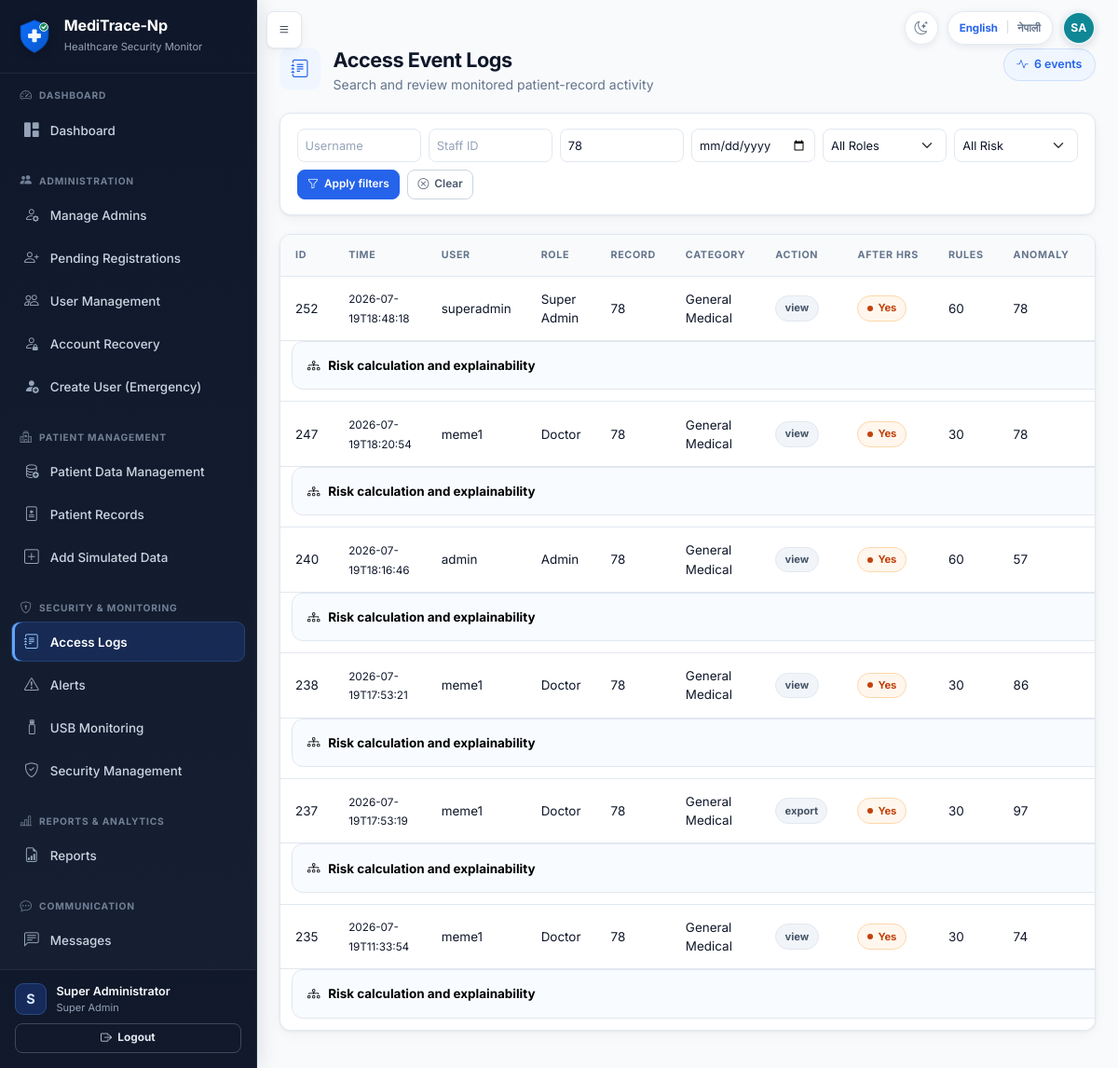
The app's page /admin/events?record_id=78 (signed in), older data.
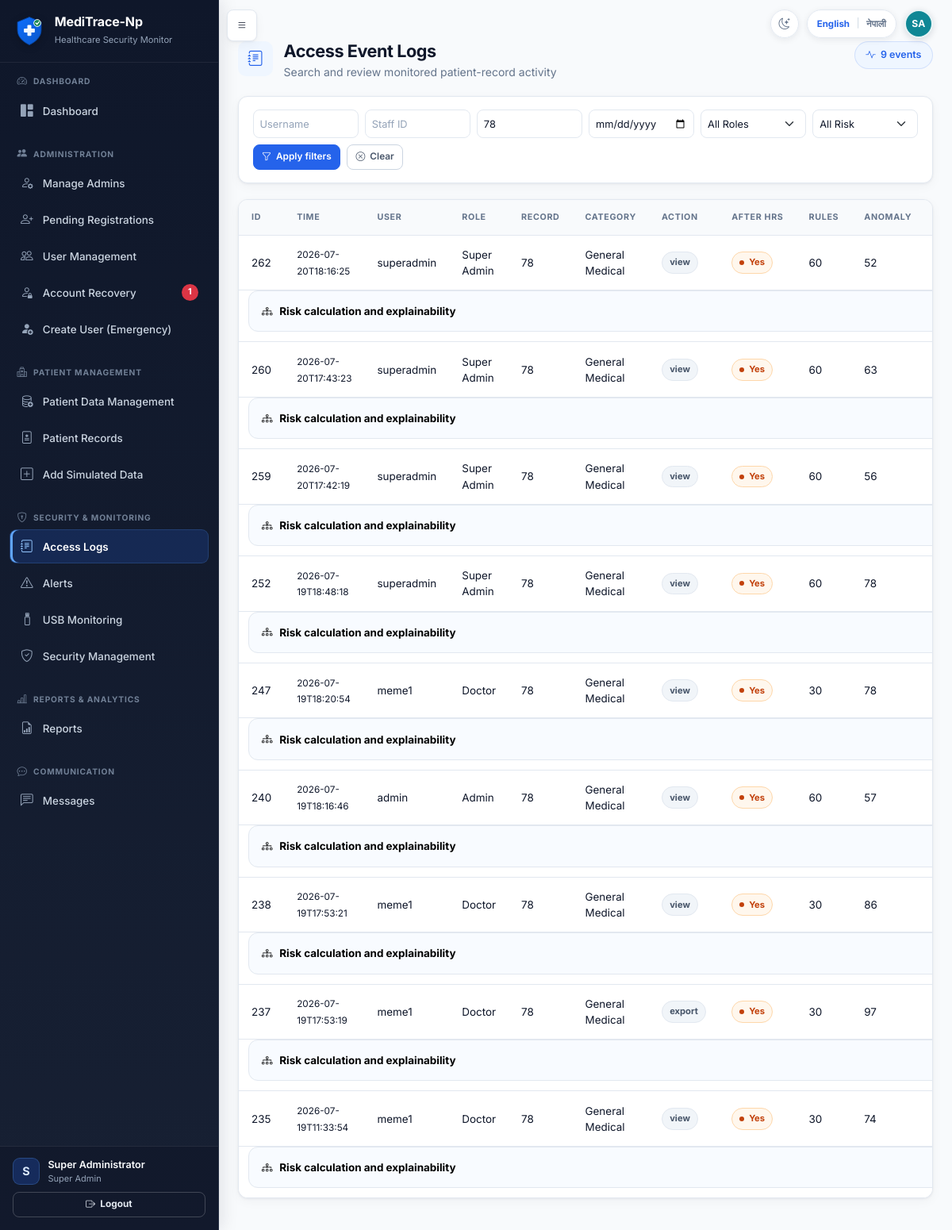
The same page, newer data.
### tables this page shows
CREATE TABLE users (
            id INTEGER PRIMARY KEY AUTOINCREMENT,
            full_name TEXT NOT NULL,
            staff_id TEXT NOT NULL UNIQUE,
            email TEXT NOT NULL UNIQUE,
            username TEXT NOT NULL UNIQUE,
            password_hash TEXT NOT NULL,
            role TEXT NOT NULL,
            department TEXT NOT NULL,
            work_start TEXT NOT NULL,
            work_end TEXT NOT NULL,
            approval_status TEXT NOT NULL DEFAULT 'pending',
            is_active INTEGER NOT NULL DEFAULT 1,
            approved_by INTEGER,
            approved_at TEXT,
            rejection_reason TEXT,
            created_at TEXT NOT NULL,
            last_login TEXT, is_deleted INTEGER NOT NULL DEFAULT 0, failed_attempts INTEGER NOT NULL DEFAULT 0, locked_until TEXT, last_failed_login TEXT, must_change_password INTEGER NOT NULL DEFAULT 0, credential_version INTEGER NOT NULL DEFAULT 0, credentials_changed_at TEXT, credentials_changed_by INTEGER, preferred_language TEXT NOT NULL DEFAULT 'en',
            FOREIGN KEY (approved_by) REFERENCES users(id)
        );

CREATE TABLE access_events (
            id INTEGER PRIMARY KEY AUTOINCREMENT,
            user_id INTEGER NOT NULL,
            username TEXT NOT NULL,
            staff_id TEXT NOT NULL,
            role TEXT NOT NULL,
            department TEXT NOT NULL,
            record_id INTEGER,
            record_category TEXT,
            sensitivity_level TEXT,
            action_type TEXT NOT NULL,
            timestamp TEXT NOT NULL,
            ip_address TEXT,
            computer_name TEXT,
            is_after_hours INTEGER NOT NULL DEFAULT 0,
            is_sensitive INTEGER NOT NULL DEFAULT 0,
            department_match INTEGER NOT NULL DEFAULT 0,
            rule_result TEXT,
            ml_score INTEGER DEFAULT 0,
            final_risk_level TEXT NOT NULL DEFAULT 'Normal',
            alert_created INTEGER NOT NULL DEFAULT 0, rule_score INTEGER, anomaly_score INTEGER, hybrid_score INTEGER, baseline_source TEXT, anomaly_method TEXT, model_version TEXT, model_raw_score REAL, model_confidence TEXT, minimum_risk_override TEXT, human_review_required INTEGER NOT NULL DEFAULT 0, explanation_json TEXT, browser_info TEXT,
            FOREIGN KEY (user_id) REFERENCES users(id),
            FOREIGN KEY (record_id) REFERENCES patient_records(id)
        );

### app.py (the view)
@app.route('/admin/events')
@login_required
@admin_panel_required
def admin_events():
    filters = {
        'username': request.args.get('username'),
        'staff_id': request.args.get('staff_id'),
        'record_id': request.args.get('record_id'),
        'date_from': request.args.get('date_from'),
        'date_to': request.args.get('date_to'),
        'role': request.args.get('role'),
        'department': request.args.get('department'),
        'risk_level': request.args.get('risk_level'),
    }
    filters = {k: v for k, v in filters.items() if v}
    events = get_access_events(filters)
    return render_template('events.html', events=events, filters=filters,
                           roles=Config.ROLES, departments=Config.DEPARTMENTS,
                           risk_levels=Config.RISK_LEVELS)

### templates/events.html (shortened to what this page needs)
{% extends "base.html" %}
{% from "macros.html" import risk_badge, page_header, scoring_explanation %}
{% block content %}
<div class="app-page">
{{ page_header('Access Event Logs', 'Search and review monitored patient-record activity', 'bi-journal-text', events|length ~ ' events', 'bi-activity') }}
<div class="card filter-card"><div class="card-body"><form class="row g-2" method="GET">
    <div class="col-md-2"><input name="username" class="form-control form-control-sm" placeholder="Username" value="{{ filters.get('username','') }}"></div>
    <div class="col-md-2"><input name="staff_id" class="form-control form-control-sm" placeholder="Staff ID" value="{{ filters.get('staff_id','') }}"></div>
    <div class="col-md-2"><input name="record_id" class="form-control form-control-sm" placeholder="Record ID" value="{{ filters.get('record_id','') }}"></div>
    <div class="col-md-2"><input name="date_from" type="date" class="form-control form-control-sm" value="{{ filters.get('date_from','') }}"></div>
    <div class="col-md-2">
        <select name="role" class="form-select form-select-sm">
            <option value="">All Roles</option>
        </select>
    </div>
    <div class="col-md-2">
        <select name="risk_level" class="form-select form-select-sm">
            <option value="">All Risk</option>
        </select>
    </div>
    <div class="col-12 app-actions"><button class="btn btn-primary btn-sm"><i class="bi bi-funnel"></i>Apply filters</button>
    <a href="{{ url_for('admin_events') }}" class="btn btn-outline-secondary btn-sm"><i class="bi bi-x-circle"></i>Clear</a></div>
</form></div></div>
<div class="card"><div class="table-responsive">
    <table class="table table-sm table-striped">
        <thead>
            <tr>
                <th>ID</th><th>Time</th><th>User</th><th>Role</th><th>Record</th>
                <th>Category</th><th>Action</th><th>After Hrs</th><th>Rules</th><th>Anomaly</th><th>Hybrid</th><th>Risk</th><th>Alert</th>
            </tr>
        </thead>
        <tbody>
            {% for e in events %}
            <tr>
                <td>{{ e.id }}</td>
                <td><small>{{ e.timestamp[:19] }}</small></td>
                <td>{{ e.username }}</td>
                <td>{{ tr_display(e.role) }}</td>
                <td>{{ e.record_id or '-' }}</td>
                <td>{{ e.record_category or '-' }}</td>
                <td><span class="status-pill status-neutral">{{ e.action_type }}</span></td>
                <td>{% if e.is_after_hours %}<span class="status-pill status-high"><span class="status-dot"></span>Yes</span>{% else %}<span class="text-muted">No</span>{% endif %}</td>
                <td>{{ e.rule_score if e.rule_score is not none else 'Legacy' }}</td>
                <td>{% if e.anomaly_method == 'legacy_unverified' %}<span title="Historical score not independently verified">{{ e.ml_score }}*</span>{% elif e.anomaly_score is not none %}{{ e.anomaly_score }}{% else %}N/A{% endif %}</td>
                <td>{{ e.hybrid_score if e.hybrid_score is not none else 'Legacy' }}</td>
            </tr>
            <tr class="explainability-table-row"><td colspan="13">{{ scoring_explanation(e) }}</td></tr>
            {% else %}
            <tr><td colspan="13" class="text-center text-muted">No events found.</td></tr>
            {% endfor %}
        </tbody>
    </table>
</div></div></div>
{% endblock %}

### templates/base.html (shortened to what this page needs)
<!DOCTYPE html>
<html lang="{{ current_locale|default('en') }}" data-theme="light">
<head>
    <link href="https://cdn.jsdelivr.net/npm/bootstrap@5.3.2/dist/css/bootstrap.min.css" rel="stylesheet">
    <link href="https://cdn.jsdelivr.net/npm/bootstrap-icons@1.11.1/font/bootstrap-icons.css" rel="stylesheet">
    <link href="{{ url_for('static', filename='css/style.css') }}" rel="stylesheet">
    <link href="{{ url_for('static', filename='css/explainability.css') }}" rel="stylesheet">
    <link href="{{ url_for('static', filename='css/theme.css') }}" rel="stylesheet">
</head>
<body class="{% if current_user.is_authenticated %}has-sidebar{% endif %}">
    {% set language_return_path = request.full_path if request.query_string else request.path %}
    {% macro language_switch(extra_class='') %}
    <form method="POST" action="{{ url_for('change_language') }}" class="language-switch {{ extra_class }}" aria-label="{{ _('Switch language') }}">
        <button type="submit" name="language" value="en" class="language-option{% if current_locale == 'en' %} active{% endif %}" lang="en" aria-pressed="{{ 'true' if current_locale == 'en' else 'false' }}">English</button>
        <span class="language-divider" aria-hidden="true">|</span>
        <button type="submit" name="language" value="ne" class="language-option{% if current_locale == 'ne' %} active{% endif %}" lang="ne" aria-pressed="{{ 'true' if current_locale == 'ne' else 'false' }}">नेपाली</button>
    </form>
    {% endmacro %}
    {% macro theme_toggle(extra_class='') %}
    <button
        type="button"
        class="theme-toggle {{ extra_class }}"
        aria-label="{{ _('Switch to Dark Mode') }}"
        aria-pressed="false"
        title="{{ _('Switch to Dark Mode') }}"
        data-label-dark="{{ _('Switch to Dark Mode') }}"
        data-label-light="{{ _('Switch to Light Mode') }}"
    ><i class="bi bi-moon-stars" aria-hidden="true"></i></button>
    {% endmacro %}
    {% if current_user.is_authenticated %}
    {% from "macros.html" import user_initials %}
    {% set avatar_name = current_user.full_name|default('', true)|trim %}
    {% if not avatar_name %}{% set avatar_name = current_user.display_name|default('', true)|trim %}{% endif %}
    {% if not avatar_name %}{% set avatar_name = current_user.username|default('User', true)|trim %}{% endif %}
    <button type="button" class="btn btn-dark sidebar-toggle-btn" id="sidebarToggle" aria-label="{{ _('Toggle navigation') }}">
        <i class="bi bi-list"></i>
    </button>
    <div class="authenticated-header-actions" aria-label="{{ _('Current user') }}">
        {{ theme_toggle() }}
        {{ language_switch() }}
        <span
            class="header-user-avatar"
            role="img"
            aria-label="{{ _('Signed in as {name}', name=avatar_name) }}"
            title="{{ avatar_name }}"
        >{{ user_initials(current_user) }}</span>
    </div>
    <aside class="sidebar" id="sidebar">
        <div class="sidebar-brand">
            <img src="{{ url_for('static', filename='images/meditrace-logo.svg') }}" alt="{{ APP_NAME|default('MediTrace-Np') }}" class="brand-logo">
            <div>
                <h5 class="text-white mb-0 brand-title">{{ APP_NAME|default('MediTrace-Np') }}</h5>
                <small class="text-muted">Healthcare Security Monitor</small>
            </div>
        </div>
        <div class="sidebar-nav-scroll">
            {% import "sidebar_macros.html" as sidebar with context %}
            {% if current_user.is_admin_panel %}
                {{ sidebar.admin_sidebar() }}
            {% else %}
                {{ sidebar.staff_sidebar() }}
            {% endif %}
        </div>
        <div class="sidebar-footer">
            <div class="sidebar-user-summary">
                <span class="sidebar-user-avatar" aria-hidden="true">{{ current_user.full_name[:1]|upper }}</span>
                <div class="sidebar-user-copy">
                    <div class="small text-muted sidebar-user-name">{{ current_user.full_name }}</div>
                    <div class="small text-muted sidebar-user-role">{{ tr_display(current_user.role) }}</div>
                </div>
            </div>
            <a href="{{ url_for('logout') }}" class="btn btn-outline-light btn-sm mt-2 w-100 fw-bold">
                <i class="bi bi-box-arrow-right"></i> Logout
            </a>
        </div>
    </aside>
    <main class="main-content" id="mainContent">
    {% else %}
    <div class="public-header-actions">
        {{ theme_toggle('public-theme-toggle') }}
        {{ language_switch('public-language-switch') }}
    </div>
    <main class="auth-main container py-4">
    {% endif %}
            {% block content %}{% endblock %}
    {% if current_user.is_authenticated %}
    </main>
    {% else %}
    </main>
    {% endif %}
</body>
</html>

### templates/macros.html (shortened to what this page needs)
{% macro scoring_explanation(item, open=false) %}
<details class="scoring-explanation" {% if open %}open{% endif %}>
    <summary><i class="bi bi-diagram-3" aria-hidden="true"></i>Risk calculation and explainability</summary>
</details>
{% endmacro %}
{% macro page_header(title, subtitle, icon, badge=None, badge_icon='bi-shield-check') %}
<header class="app-page-header">
    <div class="app-page-header-left">
        <div class="app-page-icon" aria-hidden="true"><i class="bi {{ icon }}"></i></div>
        <div>
            <h1 class="app-page-title">{{ _(title) }}</h1>
            {% if subtitle %}<p class="app-page-subtitle">{{ _(subtitle) }}</p>{% endif %}
        </div>
    </div>
    {% if badge %}
    <span class="app-page-badge"><i class="bi {{ badge_icon }}"></i>{{ _(badge) }}</span>
    {% endif %}
</header>
{% endmacro %}
{% macro user_initials(user) -%}
{% set full_name = user.full_name|default('', true)|trim %}
{% set display_name = user.display_name|default('', true)|trim %}
{% set username = user.username|default('', true)|trim %}
{% set initials_source = full_name or display_name or username %}
{% set name_parts = initials_source.split() %}
{% if name_parts|length > 1 %}{{ (name_parts[0][0] ~ name_parts[-1][0])|upper }}
{% elif name_parts|length == 1 %}{{ name_parts[0][0]|upper }}
{% else %}?{% endif %}
{%- endmacro %}

Row changes from the older to the newer data that the page shows:
added access_events: id "262", timestamp "2026-07-20T18:16:25", username "superadmin", role "Super Admin", record "78", record_category "General Medical", action_type "view", is_after_hours 1 (drawn), rule_score "60", anomaly_score "52"
added access_events: id "260", timestamp "2026-07-20T17:43:23", username "superadmin", role "Super Admin", record "78", record_category "General Medical", action_type "view", is_after_hours 1 (drawn), rule_score "60", anomaly_score "63"
added access_events: id "259", timestamp "2026-07-20T17:42:19", username "superadmin", role "Super Admin", record "78", record_category "General Medical", action_type "view", is_after_hours 1 (drawn), rule_score "60", anomaly_score "56"
Text that changed along with them:
{{ open_recovery_request_count }}: (not shown) → "1"
text no longer shown: "6 events"
text now shown: "9 events"
